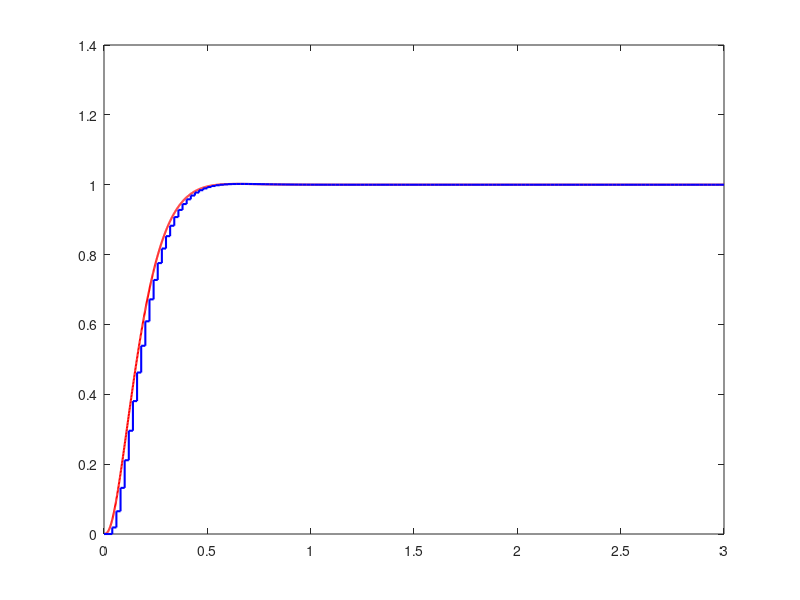

This figure's MATLAB source: (Note: this script raises an error after producing the figure.)
% LQR vs DLQR Optimization for DC Motor Velocity Control
% Compares continuous vs discrete (20ms) PID parameters
clear; clc; close all;

%% 1. Parameters (SI Units)
Ts = 0.020;         % Sampling time [s]
k_fi = 0.004916;    % Motor constant
b = 0.00000869;     % Friction
R = 7.5;            % Resistance
tau = 7.2925;       % Time constant
m_car = 0.1;        % Car mass
r_wheel = 0.03;     % Wheel radius
L = 0.1;            % Assumed inductance

% Total Inertia J
J = (tau * (k_fi^2 + b*R) / R) + (m_car * r_wheel^2);

%% 2. Continuous LQR
% Continuous state: [int_e; omega; i]
Ac = [0, -1, 0; 
      0, -b/J, k_fi/J;
      0, -k_fi/L, -R/L];
Bc = [0; 0; 1/L];

Q = diag([1000, 10, 1]);
R_weight = 1;

Kc = lqr(Ac, Bc, Q, R_weight);

% Continuous PID extraction
Ki_c = Kc(1);
Kp_c = Kc(2) + (Kc(3) * b / k_fi);
Kd_c = Kc(3) * J / k_fi;

%% 3. Discrete LQR (DLQR)
% Discretize plant only
sys_c = ss(Ac(2:3, 2:3), Bc(2:3), [1, 0], 0);
sys_d = c2d(sys_c, Ts, 'zoh');
Ad = sys_d.A;
Bd = sys_d.B;

% Augmented discrete: [sum_e; omega; i]
A_aug_d = [1, -Ts, 0; 
           0, Ad(1,1), Ad(1,2);
           0, Ad(2,1), Ad(2,2)];
B_aug_d = [0; Bd];

Kd_gain = dlqr(A_aug_d, B_aug_d, Q, R_weight);

% Discrete PID extraction
Ki_d = Kd_gain(1);
Kp_d = Kd_gain(2) + (Kd_gain(3) * b / k_fi);
Kd_d = Kd_gain(3) * J / (k_fi * Ts);

%% 4. Results Comparison
fprintf('--- Continuous LQR PID ---\n');
fprintf('Kp = %.6f, Ki = %.6f, Kd = %.6f\n\n', Kp_c, Ki_c, Kd_c);

fprintf('--- Discrete DLQR PID (Ts = %d ms) ---\n', Ts*1000);
fprintf('Kp = %.6f, Ki = %.6f, Kd = %.6f\n\n', Kp_d, Ki_d, Kd_d);

%% 5. Simulation
t_sim = 0:0.001:3;
sys_cl_c = ss(Ac - Bc*Kc, [1;0;0], [0,1,0], 0);
sys_cl_d = ss(A_aug_d - B_aug_d*Kd_gain, [Ts;0;0], [0,1,0], 0, Ts);

[yc, tc] = step(sys_cl_c, t_sim);

% Discrete simulation
t_discrete = 0:Ts:3;
[yd, td] = step(sys_cl_d, t_discrete);

figure('Name', 'LQR vs DLQR Comparison', 'Color', 'w');
plot(tc, yc, 'r-', 'LineWidth', 1.5); hold on;
stairs(td, yd, 'b', 'LineWidth', 1.5);
yline(1, 'k--');
grid on;
legend('Continuous LQR', 'Discrete DLQR (20ms)');
title('Velocity Control: Continuous vs Discrete LQR');
ylabel('Angular Velocity [rad/s]');
xlabel('Time [s]');
